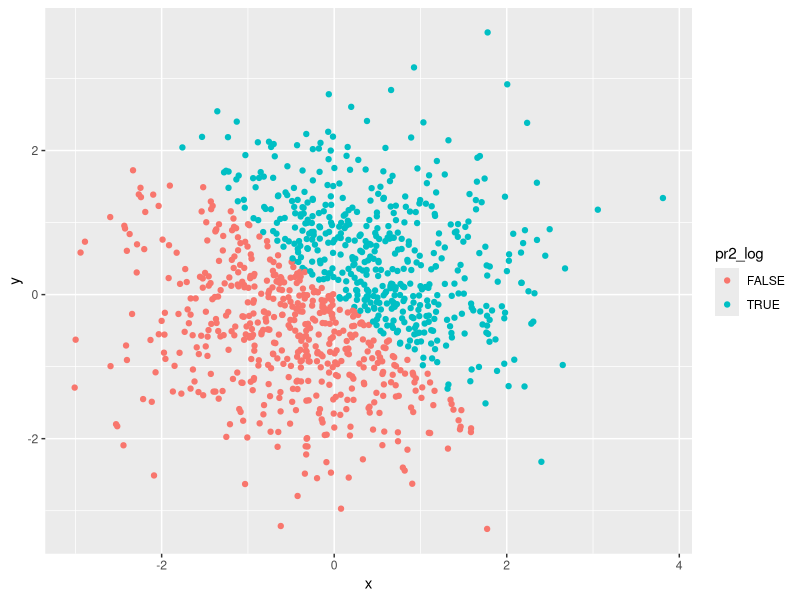
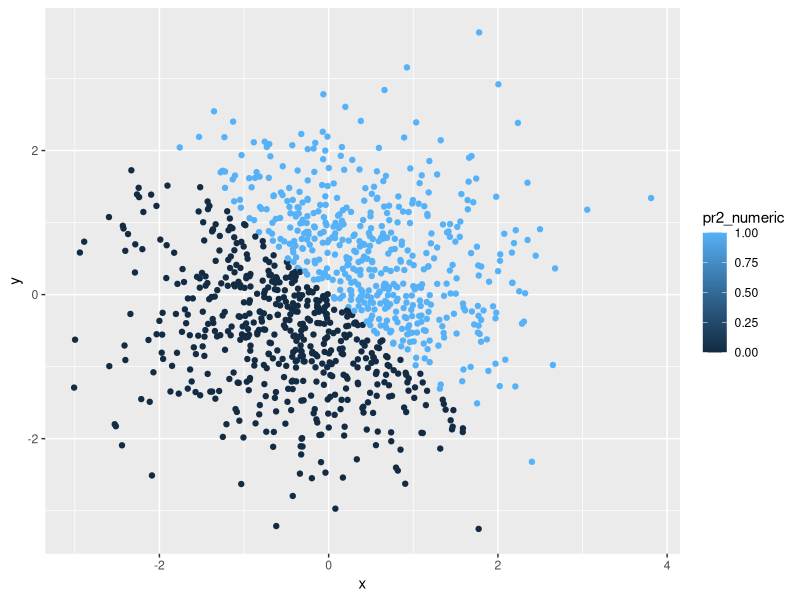
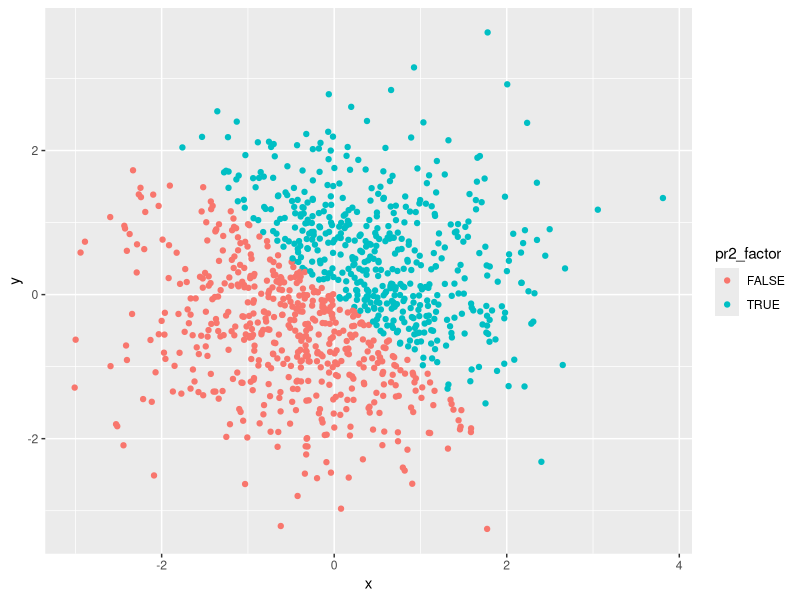

R code for these plots, in order:
## ---- chunk 1
set.seed(1)

random_sample = runif(10, 0, 5) 
vec_logic = random_sample > 2
vec_char = as.character(vec_logic) # created character vector by coercing vec_logic
vec_factor = as.factor(vec_logic)  # created factor vector by coercing vec_logic

pr1_df = data.frame(random_sample, vec_logic, vec_char, vec_factor, stringsAsFactors = FALSE)

mean(pr1_df$random_sample) # taking the mean of each variable in the data frame 
mean(pr1_df$vec_logic)
mean(pr1_df$vec_char) 
mean(pr1_df$vec_factor) 

## ---- chunk 2

as.numeric(pr1_df$vec_logic) #converts to values of 1 and 0
as.numeric(pr1_df$vec_char) #converts to a vector full of NA since there is no number
as.numeric(pr1_df$vec_factor) #saying first element is level 2 

## ---- chunk 3
as.numeric(as.factor(pr1_df$vec_char)) # converting from charcter to factor to numeric

as.numeric(as.character(pr1_df$vec_factor)) # from factor to character to numeric 
## ---- chunk 4

x = rnorm(1000)
y = rnorm(1000)
pr2_log = (x + y) > 0
pr2_numeric = as.numeric(pr2_log)  # coerced logical vector into numeric
pr2_factor = as.factor(pr2_log)  # coerced logical vector into factor 

pr2_df = data.frame(x, y, pr2_log, pr2_numeric, pr2_factor)


## ---- chunk 5

library(ggplot2)

plot1 = ggplot(pr2_df, aes(x = x, y = y, color = pr2_log)) + geom_point()
plot1

plot2 = ggplot(pr2_df, aes(x = x, y = y, color = pr2_numeric)) + geom_point()
plot2 #since it is numeric vector it is continuous

plot3 = ggplot(pr2_df, aes(x = x, y = y, color = pr2_factor)) + geom_point()
plot3
